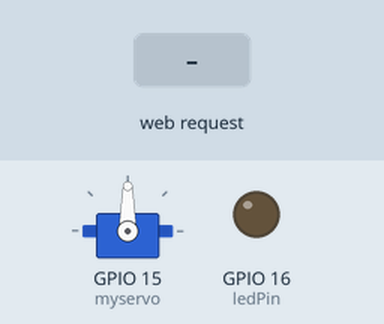
A sketch run on a simulated ESP8266 (NodeMCU). Shown: servo, output pins drawn as LEDs (lit = HIGH). The inputs (shaded band) are chosen by the test bench. WiFi joins after 1.5 s; servers stay silent unless stated; what the sketch prints to the serial monitor is not drawn.

Above: at 2.7 s.
2.8 s: HTTP request GET /LED=ON received
At 4.0 s:
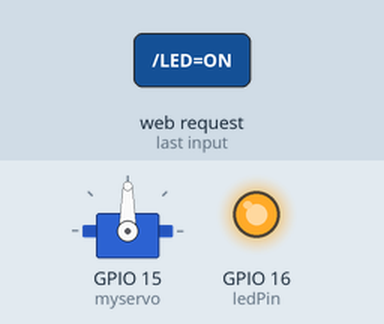
4.3 s: HTTP request GET /SERVO=ON received
At 5.4 s:
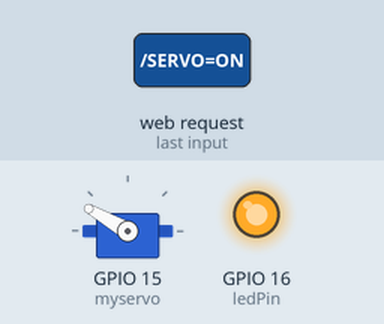
5.8 s: HTTP request GET /LED=OFF received
At 6.5 s:
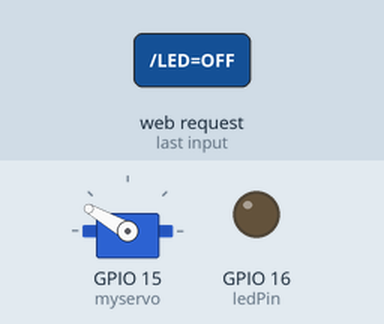
7.3 s: HTTP request GET /SERVO=OFF received
At 7.6 s:
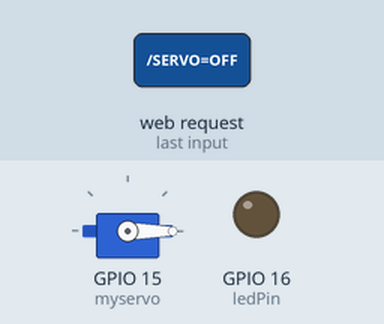
8.8 s: HTTP request GET /LED=ON received
At 10.0 s:
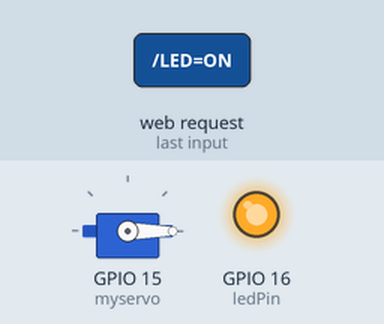
Timing chart, 0 to 11.3 s (numbered marks = the images above; inputs shaded):
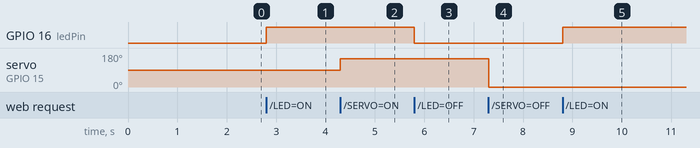

The sketch:

NodeMcuWebAppWithServoMotor.ino
```cpp
#include <ESP8266WiFi.h>
#include <Servo.h>
const char* ssid = "SATHYA"; //wifi ssid / wifi name
const char* password = "sathya_123"; //wifi password
int ledPin = 16; // GPIO13


Servo myservo;
// adding positio value for servo motor


int pos = 0;

WiFiServer server(80);

   // variable to store the servo position


void setup() {
  myservo.attach(15);
 Serial.begin(115200);
 delay(10);
 pinMode(ledPin, OUTPUT);
 digitalWrite(ledPin, LOW);
 // Connect to WiFi network
 Serial.println();
 Serial.println();
 Serial.print("Connecting to ");
 Serial.println(ssid);
 WiFi.begin(ssid, password);
 while (WiFi.status() != WL_CONNECTED) {
   delay(500);
   Serial.print(".");
 }
 Serial.println("");
 Serial.println("WiFi connected");
 // Start the server
 server.begin();
 Serial.println("Server started");
 // Print the IP address
 Serial.print("Use this URL to connect: ");
 Serial.print("http://");
 Serial.print(WiFi.localIP());
 Serial.println("/");
}
void loop() {
 // Check if a client has connected
 WiFiClient client = server.available();
 if (!client) {
   return;
 }
 // Wait until the client sends some data
 Serial.println("new client");
 while(!client.available()){
   delay(1);
 }
 // Read the first line of the request
 String request = client.readStringUntil('\r');
 Serial.println(request);
 client.flush();
 // Match the request
 int value = LOW;
 if (request.indexOf("/LED=ON") != -1)  {
   digitalWrite(ledPin, HIGH);
   value = HIGH;
 }
 if (request.indexOf("/LED=OFF") != -1)  {
   digitalWrite(ledPin, LOW);
   value = LOW;
 }
//For Servo motor
 if (request.indexOf("/SERVO=ON") != -1)  {
   digitalWrite(ledPin, HIGH);

    myservo.write(150);
    value = HIGH;
 }
 if (request.indexOf("/SERVO=OFF") != -1)  {
   digitalWrite(ledPin, LOW);
    myservo.write(0);
    value = LOW;
 }


// Set ledPin according to the request
//digitalWrite(ledPin, value);
 // Return the response
 client.println("HTTP/1.1 200 OK");
 client.println("Content-Type: text/html");
 client.println(""); //  do not forget this one
 client.println("<!DOCTYPE HTML>");
 client.println("<html>");
 client.print("<body style='background: #00979C'>");
 client.println("<h1 align ='center'>");
 client.println("<font-color='red'>");
 client.println("Smart Car Tent using IOT");
 client.println("</font>");
 client.println("</h1>");
 client.println("<bg color ='#00ff00'>");
 client.println("</bg>");
 client.println("<p align ='center'>");
 client.print("Led/Servo is Now: ");
 client.println("</p>");
 if(value == HIGH) {
   client.println("<p align ='center'>");
   client.print("On");
   client.println("</p>");
 } else {
   client.println("<p align ='center'>");
   client.print("Off");
   client.println("</p>");
 }
 client.println("<br><br>");
 client.println("<p align ='center'>");
 client.println("<a  href=\"/LED=ON\"\"><button>Turn On </button></a>");
 client.println("<a  href=\"/LED=OFF\"\"><button>Turn Off </button></a><br /><br/><br/>");
 client.println("<a  href=\"/SERVO=ON\"\"><button>Turn On Servo </button></a>&nbsp");
 client.println("<a  href=\"/SERVO=OFF\"\"><button>Turn Off Servo </button></a><br />");
 client.println("</p>");
 client.println("<p>");
 client.println("<marquee direction='right'>");
 client.println("Developed by Sathya kumar ");
 client.println("</marquee>");
 client.println("</p>");
 client.println("</body>");
 client.println("</html>");
 delay(1);
 Serial.println("Client disonnected");
 Serial.println("");
}
```

Measured:
- after the input at 2.8 s, GPIO 16 (ledPin): LOW → HIGH at once
- after the input at 4.3 s, servo on GPIO 15 (myservo): 90° → 150° at once
- after the input at 5.8 s, GPIO 16 (ledPin): HIGH → LOW at once
- after the input at 7.3 s, servo on GPIO 15 (myservo): 150° → 0° at once
- after the input at 8.8 s, GPIO 16 (ledPin): LOW → HIGH at once
